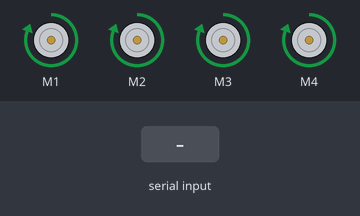
A sketch run on a simulated Arduino Uno, built with avr-gcc and run on an emulated ATmega328P. Shown: 4 × DC motor (green arrow = forward, orange = backward, longer = faster). The inputs (shaded band) are chosen by the test bench. What the sketch prints to the serial monitor is not drawn.

Above: at 1.2 s.
1.3 s: "s" received over Serial
2.8 s: "a" received over Serial
4.3 s: "d" received over Serial
Timing chart, 0 to 7.3 s (numbered marks = the images above; inputs shaded):
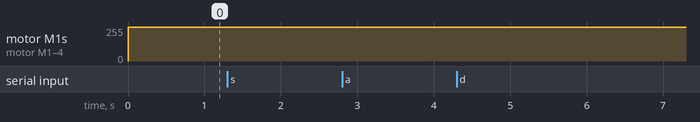

The sketch:

motors_drive.ino
```cpp
#include <AFMotor.h>
char input;

AF_DCMotor motorL1(1, MOTOR12_64KHZ); // create motor #1, 64KHz pwm
AF_DCMotor motorL2(2, MOTOR12_64KHZ); // create motor #2, 64KHz pwm
AF_DCMotor motorR1(3, MOTOR34_64KHZ); // create motor #3, 64KHz pwm
AF_DCMotor motorR2(4, MOTOR34_64KHZ); // create motor #4, 64KHz pwm

void setup() {
  Serial.begin(9600);           // set up Serial library at 9600 bps
  Serial.println("Motor test!");

  motorL1.setSpeed(255);     // set the speed to 200/255
  motorL2.setSpeed(255);     // set the speed to 200/255
  motorR1.setSpeed(255);     // set the speed to 200/255
  motorR2.setSpeed(255);     // set the speed to 200/255
}

void loop() {
  Serial.println("there");
  if(Serial.available()){
    input = Serial.read();
    Serial.println("here");

  Serial.println(input);
    switch (input){

      case 'w':
      motorL1.run(FORWARD);
      motorL2.run(FORWARD);
      motorR1.run(FORWARD);
      motorR2.run(FORWARD);
      break;

      case 's':
      motorL1.run(BACKWARD);
      motorL2.run(BACKWARD);
      motorR1.run(BACKWARD);
      motorR2.run(BACKWARD);
      break;

      case 'a':
      motorL1.run(FORWARD);
      motorL2.run(FORWARD);
      motorR1.run(BACKWARD);
      motorR2.run(BACKWARD);
      break;

      case 'd':
      motorL1.run(BACKWARD);
      motorL2.run(BACKWARD);
      motorR1.run(FORWARD);
      motorR2.run(FORWARD);
      break;

      default:
      Serial.println("at defult now");
      motorL1.run(FORWARD);
      motorL2.run(FORWARD);
      motorR1.run(FORWARD);
      motorR2.run(FORWARD);
      /*motorL1.run(RELEASE);
      motorL2.run(RELEASE);
      motorR1.run(RELEASE);
      motorR2.run(RELEASE);*/

      break;

    }
  } else {
      motorL1.run(FORWARD);
      motorL2.run(FORWARD);
      motorR1.run(FORWARD);
      motorR2.run(FORWARD);
  }
}
```
